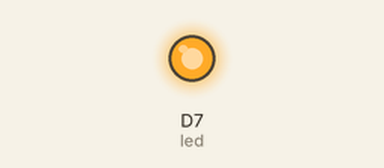
This sketch was run on a simulated ESP8266 (NodeMCU). Parts: output pins drawn as LEDs (lit = HIGH).

Above: at 0.3 s.
At 10.6 s:
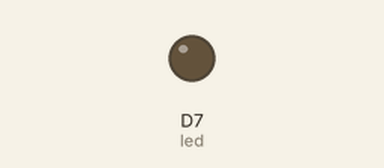
Timing chart, 0 to 15.0 s (numbered marks = the images above):
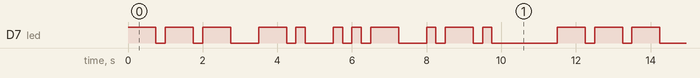

The sketch:

BlinkName.ino
```cpp
// --------------------------
// Blink an LED in Morse code
// --------------------------

int led = D7;


void setup()
{
    pinMode(led, OUTPUT);
}


void loop()
{
    /*
    . = 250ms high
    - = 750ms high
    between blinks = 250ms low
    between characters = 750ms low
    between words = 1750ms low

    To blink ONUR in Morse code:
    O: - - -
    N: - .
    U: . . -
    R: . - .
    */

    //O:
    digitalWrite(led, HIGH);
    delay(750);
    digitalWrite(led, LOW);
    delay(250);
    digitalWrite(led, HIGH);
    delay(750);
    digitalWrite(led, LOW);
    delay(250);
    digitalWrite(led, HIGH);
    delay(750);
    digitalWrite(led, LOW);
    delay(750);

    //N:
    digitalWrite(led, HIGH);
    delay(750);
    digitalWrite(led, LOW);
    delay(250);
    digitalWrite(led, HIGH);
    delay(250);
    digitalWrite(led, LOW);
    delay(750);

    //U:
    digitalWrite(led, HIGH);
    delay(250);
    digitalWrite(led, LOW);
    delay(250);
    digitalWrite(led, HIGH);
    delay(250);
    digitalWrite(led, LOW);
    delay(250);
    digitalWrite(led, HIGH);
    delay(750);
    digitalWrite(led, LOW);
    delay(750);

    //R:
    digitalWrite(led, HIGH);
    delay(250);
    digitalWrite(led, LOW);
    delay(250);
    digitalWrite(led, HIGH);
    delay(750);
    digitalWrite(led, LOW);
    delay(250);
    digitalWrite(led, HIGH);
    delay(250);
    digitalWrite(led, LOW);
    delay(750);

    //End of word:
    delay(1000);
}
```

Measured:
- by itself, D7 (led): moves between LOW and HIGH, repeating every 11.5 s
- by itself, everything shown: repeats every 11.5 s, in 22 steps
